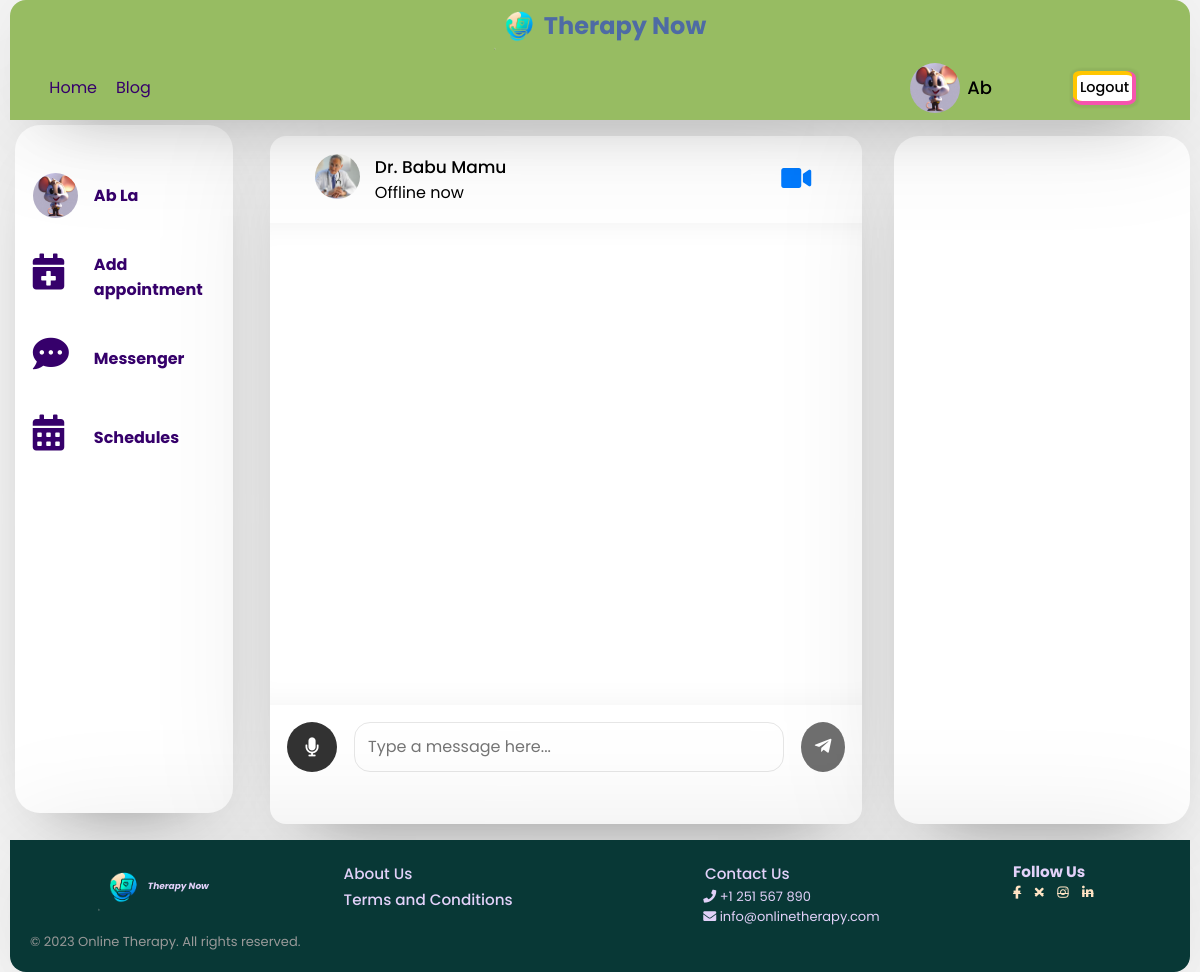
Screenshot of /profile.php?user_id=409729&link=chat&b=b (signed in) with the database file from the repository.
### tables this page shows
CREATE TABLE `users` (
  `user_id` int(11) NOT NULL,
  `unique_id` int(255) NOT NULL,
  `fname` varchar(255) NOT NULL,
  `lname` varchar(255) NOT NULL,
  `email` varchar(255) NOT NULL,
  `password` varchar(255) NOT NULL,
  `img` varchar(255) NOT NULL,
  `status` varchar(255) NOT NULL,
  `gender` varchar(10) DEFAULT NULL,
  `birthdate` date DEFAULT NULL,
  `relationship` varchar(100) DEFAULT NULL,
  `r_date` date DEFAULT curdate(),
  `r_time` time DEFAULT curtime()
);

CREATE TABLE `therapist` (
  `unique_id` int(11) NOT NULL,
  `fname` text NOT NULL,
  `lname` text NOT NULL,
  `email` text NOT NULL,
  `password` text NOT NULL,
  `specialization` text DEFAULT NULL,
  `img` text DEFAULT NULL,
  `phone` text DEFAULT NULL,
  `status` text DEFAULT NULL,
  `r_date` date DEFAULT curdate(),
  `r_time` time DEFAULT curtime(),
  `gender` varchar(30) NOT NULL,
  `birthDate` int(11) NOT NULL
);

### profile/chat.php (the view, shortened to what this page needs)
<?php
$user_id = mysqli_real_escape_string($conn, $_GET['user_id']);
$unique_id = mysqli_real_escape_string($conn, $_SESSION['unique_id']);
$sqlU = mysqli_query($conn, "SELECT * FROM users WHERE unique_id = {$user_id}");
$sqlT = mysqli_query($conn, "SELECT * FROM therapist WHERE unique_id = {$user_id}");
if (mysqli_num_rows($sqlU) > 0) {
    $row = mysqli_fetch_assoc($sqlU);
    $Fname = mysqli_fetch_assoc(mysqli_query($conn, "SELECT * FROM therapist WHERE unique_id = {$unique_id}"))['fname'];
    $lname = mysqli_fetch_assoc(mysqli_query($conn, "SELECT * FROM therapist WHERE unique_id = {$unique_id}"))['lname'];
    $img = mysqli_fetch_assoc(mysqli_query($conn, "SELECT * FROM therapist WHERE unique_id = {$unique_id}"))['img'];
} elseif (mysqli_num_rows($sqlT) > 0) {
    $row = mysqli_fetch_assoc($sqlT);
} else
?>
<div class="wrapper chatt">
    <section class="chat-area">
        <header>
            <div class="details">
                <img src="php/images/<?php echo $row['img']; ?>" alt="">
                <div>
                    <span><?php echo $row['fname'] . " " . $row['lname'] ?></span>
                    <p><?php echo $row['status']; ?></p>
                </div>
            </div>
            <?php if (isset($_GET['b'])) : ?> <?php $b = 'b'; ?>
                <button id="videoCallingBtn"><i class="fas fa-duotone fa-video fa-2xl "></i></button>
            <?php endif; ?>
        </header>
        <div class="chat-box"></div>
        <form action="#" class="typing-area">
            <button id="mic" class="active"><i class="active fas fa-microphone  microphone-icon"></i></button>
            <input id="input-field" type="text" name="message" class="input-field" placeholder="Type a message here..." autocomplete="off">
            <button id="sendBtn"><i class="fab fa-telegram-plane "></i></button>
        </form>
    </section>
</div>

### header.php (shortened to what this page needs)
<div id="header-container">
    <div class="logo">
        <a href="index.php">
            <img src="img/logo.png" alt="">
            <h1>Therapy Now</h1>
        </a>
    </div>
    <header>
        <div class="navigation-menu">
            <div class="navigation-links">
                <a href="index.php">Home</a>
                <a href="blog.php">Blog</a>
            </div>
        </div>
        <?php require_once "php/config.php";
        if (!isset($_SESSION['unique_id'])) { ?>
            <div class="user-buttons c d">
                <a href="signup.php">Sign up</a>
                <a href="login.php">Log in</a>
            </div>
       <?php }else {
            $sql = mysqli_query($conn, "SELECT * FROM users WHERE unique_id = {$_SESSION['unique_id']}");
            if (mysqli_num_rows($sql) > 0) {
                $row = mysqli_fetch_assoc($sql);
            } else {
                $sql = mysqli_query($conn, "SELECT * FROM therapist WHERE unique_id = {$_SESSION['unique_id']}");
                $row = mysqli_fetch_assoc($sql);
            } ?>
            <div class="user-buttons user-profile c">
                <a href="profile.php" class="pro_link">
                    <img src="php/images/<?php echo $row['img']; ?>" alt="">
                    <span><?php echo $row['fname'] ?></span>
                </a>
                <a href="php/logout.php?logout_id=<?php echo $row['unique_id']; ?>" class="logout">Logout</a>
            </div>
    <?php } ?>
    </header>
</div>

### profile/sidebar.php (shortened to what this page needs)
<div class="left">
    <?php
    $sql = mysqli_query($conn, "SELECT * FROM therapist WHERE unique_id ={$_SESSION['unique_id']} ");
    if (mysqli_num_rows($sql) > 0) {
    ?>
    <a href="profile.php?link=profile">
        <img src="php/images/<?php echo $row['img']; ?>" alt="">
        <span class="icon-name">profile</span>
        <p><?= $row['fname'] . " " . $row['lname'] ?></p>
    </a>
    <a href="profile.php?link=patient">
        <span><i class="fas fa-solid fa-users"></i></span>
        <span class="icon-name" Patients></span>
        <p>Patients</p>
    </a>
    <?php
    } else {
    ?>
    <a href="profile.php?link=profile">
        <img src="php/images/<?php echo $row['img']; ?>" alt="">
        <p><?= $row['fname'] . " " . $row['lname'] ?></p>
    </a>
    <a href="profile.php?link=appointment">
        <span><i class="fas fa-calendar-plus"></i></span>
        <p>Add appointment</p>
    </a>
    <?php
    }
    ?>
    <a href="profile.php?link=message">
        <span><i class="fas fa-solid fa-comment-dots"></i></span>
        <p>Messenger</p>
    </a>
    <a href="profile.php?link=schedule">
        <span><i class="fas fa-solid fa-calendar-alt"></i></span>
        <p>Schedules</p>
    </a>
</div>

### rows the page displays
users: img (picture), fname "Ab", lname "La"
therapist: img (picture), fname "Dr. Babu", lname "Mamu", status "Offline now"
